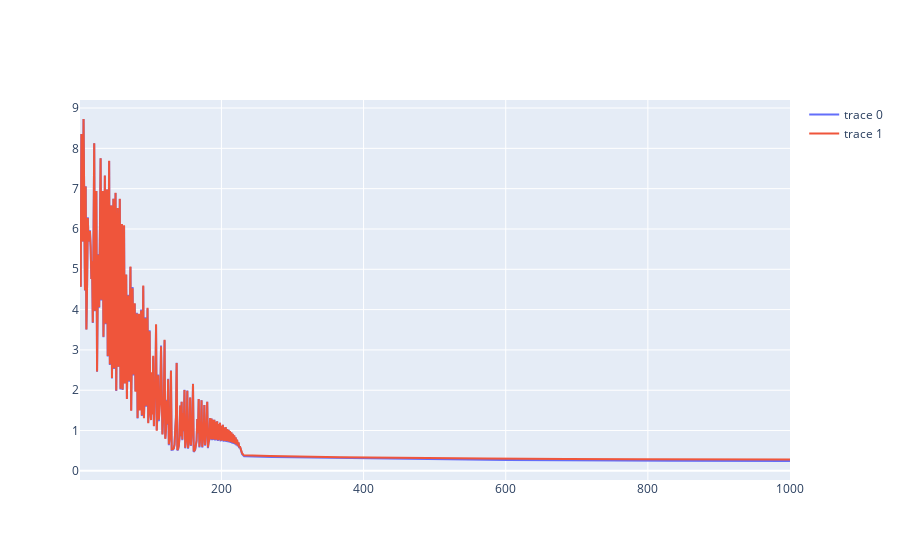

Notebook cell for this chart:
### Code cell
losses = pd.DataFrame(sorting_hat.losses)
fig = go.Figure()
fig.add_trace(go.Line(x = losses['step'], y = losses['train_loss']))
fig.add_trace(go.Line(x = losses['step'], y = losses['test_loss']))
fig.show()

### Figure 1 — Plotly figure (JSON) as saved in the notebook; plotly's stock layout.template omitted (floating-point values rounded to 4 significant figures; data arrays with more than 128 entries replaced by an {"elided": "..."} marker saying what was removed)
{"data": [{"type": "scatter", "x": {"elided": "1000 int values"}, "y": {"elided": "1000 float values"}}, {"type": "scatter", "x": {"elided": "1000 int values"}, "y": {"elided": "1000 float values"}}], "layout": {}}
